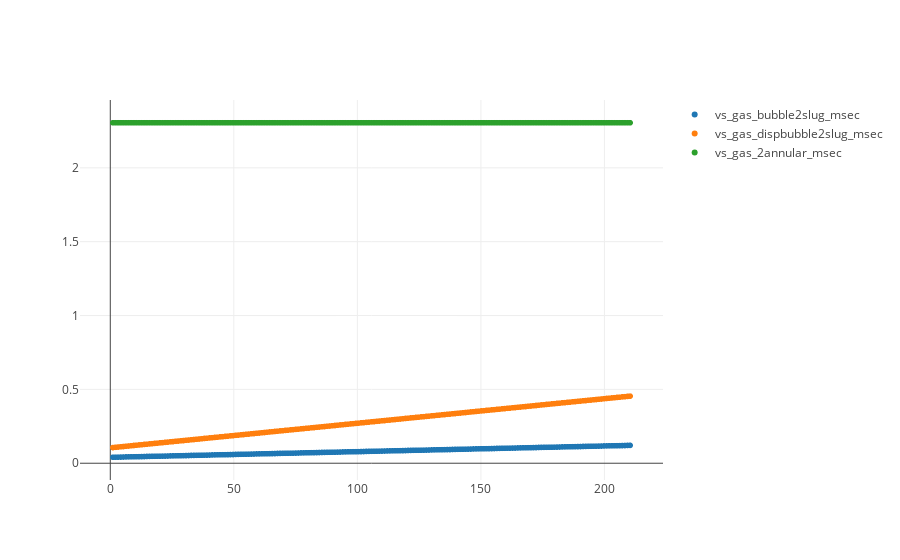

Notebook cell for this chart:
### Code cell
trace1 = trace(pattern_data, 25)
trace2 = trace(pattern_data, 26)

trace3 = trace(pattern_data, 27)



data = [ trace1, trace2, trace3]

plot()

### Figure 1 — Plotly figure (JSON) as saved in the notebook; plotly's stock layout.template omitted (floating-point values rounded to 4 significant figures; data arrays with more than 128 entries replaced by an {"elided": "..."} marker saying what was removed)
{"data": [{"mode": "markers", "name": "vs_gas_bubble2slug_msec", "type": "scattergl", "uid": "aba7a0f2-ef4c-4fa9-8b4d-3a5b1a34193b", "x": {"elided": "199 float values"}, "y": {"elided": "199 float values"}}, {"mode": "markers", "name": "vs_gas_dispbubble2slug_msec", "type": "scattergl", "uid": "e54474a8-9de1-4038-b4bb-d39706d52ec0", "x": {"elided": "199 float values"}, "y": {"elided": "199 float values"}}, {"mode": "markers", "name": "vs_gas_2annular_msec", "type": "scattergl", "uid": "dc3b920a-b373-4caf-a729-a1660655cd71", "x": {"elided": "199 float values"}, "y": {"elided": "199 float values"}}], "layout": {"title": {"text": ""}, "yaxis": {"title": {"text": ""}}}}
